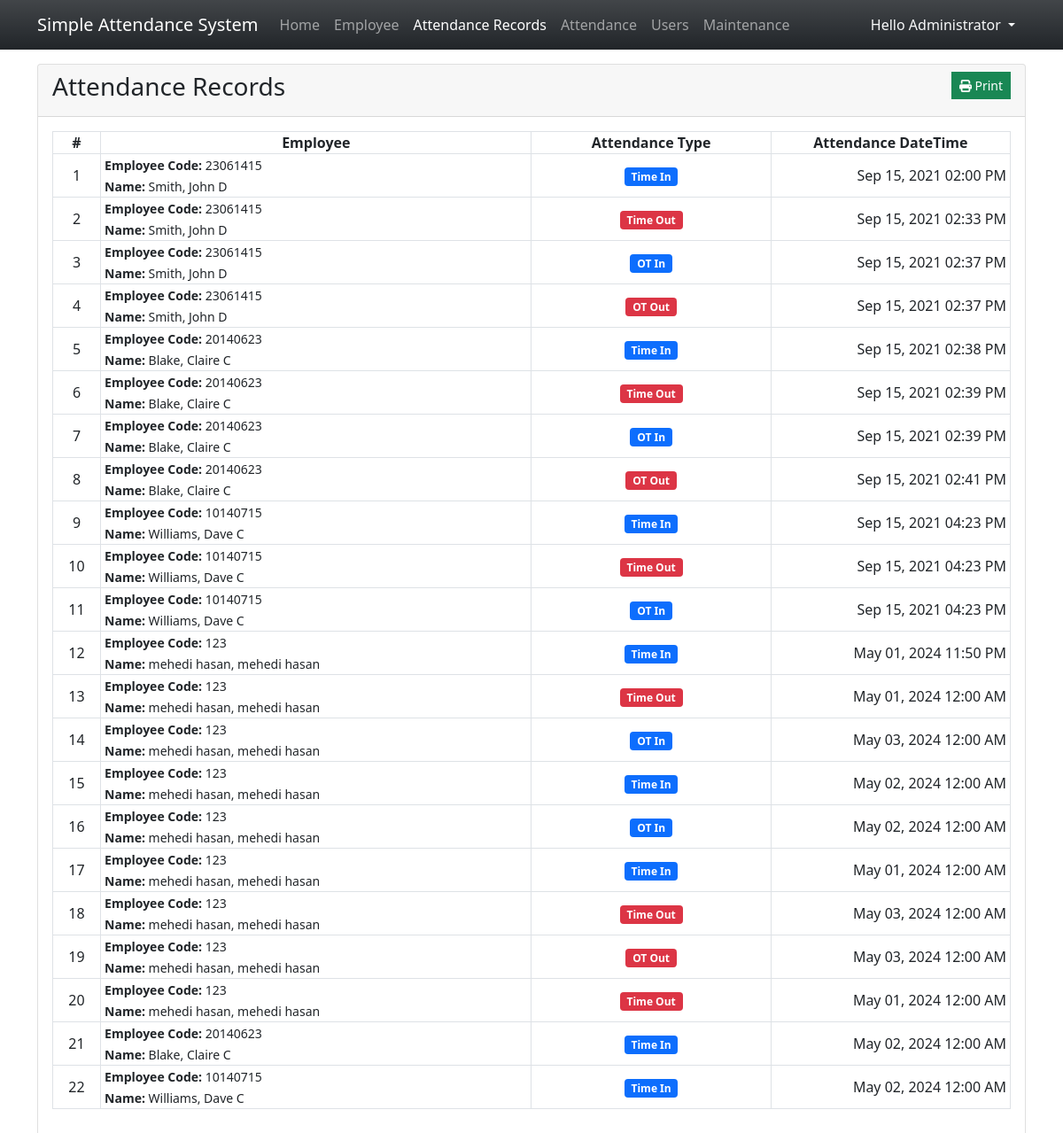
The app's page /?page=attendance_list (signed in), older data.
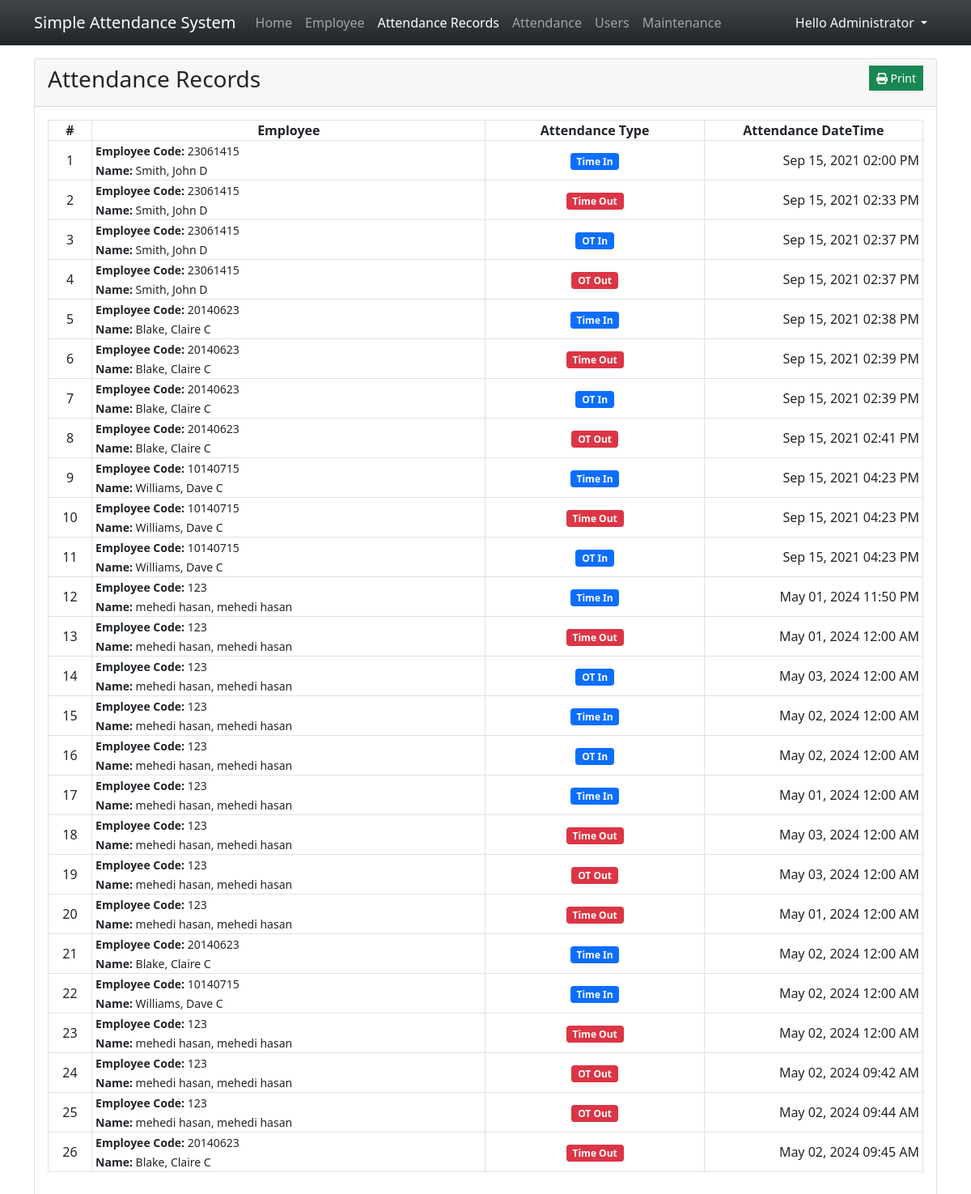
The same page, newer data.
### tables this page shows
CREATE TABLE attendance_list (
            `attendance_id` INTEGER NOT NULL PRIMARY KEY AUTOINCREMENT,
            `employee_id` TEXT NOT NULL,
            `att_type_id` TEXT NOT NULL,
            `date_created` TIMESTAMP DEFAULT CURRENT_TIMESTAMP,
            `date_updated` TIMESTAMP NULL,
            FOREIGN KEY(`employee_id`) REFERENCES `employee_list`(`employee_id`) ON DELETE CASCADE,
            FOREIGN KEY(`att_type_id`) REFERENCES `att_type_list`(`att_type_id`) ON DELETE CASCADE
        );

CREATE TABLE employee_list (
            `employee_id` INTEGER NOT NULL PRIMARY KEY AUTOINCREMENT,
            `employee_code` TEXT NOT NULL,
            `firstname` TEXT NOT NULL,
            `middlename` TEXT NULL,
            `lastname` TEXT NOT NULL,
            `gender` TEXT NOT NULL,
            `department_id` INTEGER NULL,
            `designation_id` INTEGER NULL,
            `contact` TEXT NOT NULL,
            `email` TEXT NOT NULL,
            `status` INTEGER NOT NULL DEFAULT 1,
            `date_created` TIMESTAMP DEFAULT CURRENT_TIMESTAMP,
            `date_updated` TIMESTAMP NULL,
            FOREIGN KEY(`department_id`) REFERENCES `department_list`(`department_id`) ON DELETE SET NULL,
            FOREIGN KEY(`designation_id`) REFERENCES `designation_list`(`designation_id`) ON DELETE SET NULL
        );

CREATE TABLE att_type_list (
            `att_type_id` INTEGER NOT NULL PRIMARY KEY AUTOINCREMENT,
            `name` TEXT NOT NULL,
            `status` INTEGER NOT NULL DEFAULT 1,
            `date_created` TIMESTAMP DEFAULT CURRENT_TIMESTAMP
        );

### attendance_list.php (the view, shortened to what this page needs)
<div class="card">
    <div class="card-header d-flex justify-content-between">
        <h3 class="card-title">Attendance Records</h3>
        <div class="card-tools align-middle">
            <button class="btn btn-success btn-sm py-1 rounded-0" type="button" id="print"><i class="fa fa-print"></i> Print</button>
        </div>
    </div>
    <div class="card-body">
        <table class="table table-bordered table-hover" id="att-list">
            <colgroup>
                <col width="5%">
                <col width="45%">
                <col width="25%">
                <col width="25%">
            </colgroup>
            <thead>
                <tr>
                    <th class="p-0 text-center">#</th>
                    <th class="p-0 text-center">Employee</th>
                    <th class="p-0 text-center">Attendance Type</th>
                    <th class="p-0 text-center">Attendance DateTime</th>
                </tr>
            </thead>
            <tbody>
                <?php
                $att_qry = $conn->query("SELECT a.*,t.name as tname,(e.lastname || ', ' || e.firstname || ' ' || e.middlename) as `fullname`,e.employee_code FROM `attendance_list` a inner join employee_list e on a.employee_id = e.employee_id inner join att_type_list t on a.att_type_id = t.att_type_id");
                 $i = 1;
                 while($row = $att_qry->fetchArray()):
                    $bg = "primary";
                    if(in_array($row['att_type_id'],array(2,4)))
                    $bg = "danger";
                ?>
                <tr>
                    <td class="align-middle py-0 px-1 text-center"><?php echo $i++; ?></td>
                    <td class="align-middle py-0 px-1">
                        <p class="m-0">
                            <small><b>Employee Code:</b> <?php echo $row['employee_code'] ?></small><br>
                            <small><b>Name:</b> <?php echo $row['fullname'] ?></small>
                        </p>
                    </td>
                    <td class="align-middle py-0 px-1 text-center">
                        <span class="badge bg-<?php echo $bg ?>"><?php echo $row['tname'] ?></span>
                    </td>
                    <td class="align-middle py-0 px-1 text-end"><?php echo date("M d, Y h:i A",strtotime($row['date_created']))  ?></td>
                </tr>
                <?php endwhile; ?>
            </tbody>
        </table>
    </div>
</div>

### index.php (shortened to what this page needs)
<?php
$page = isset($_GET['page']) ? $_GET['page'] : 'home';
?>
<!DOCTYPE html>
<html lang="en">
<head>
    <link rel="stylesheet" href="Font-Awesome-master/css/all.min.css">
    <link rel="stylesheet" href="css/bootstrap.min.css">
    <link rel="stylesheet" href="DataTables/datatables.min.css">
</head>
<body>
    <main>
    <nav class="navbar navbar-expand-lg navbar-dark bg-dark bg-gradient" id="topNavBar">
        <div class="container">
            <a class="navbar-brand" href="#">
            Simple Attendance System
            </a>
            <div class="collapse navbar-collapse" id="navbarNav">
                <ul class="navbar-nav">
                    <li class="nav-item">
                        <a class="nav-link <?php echo ($page == 'home')? 'active' : '' ?>" aria-current="page" href="./">Home</a>
                    </li>
                    <li class="nav-item">
                        <a class="nav-link <?php echo ($page == 'employees')? 'active' : '' ?>" aria-current="page" href="./?page=employees">Employee</a>
                    </li>
                    <li class="nav-item">
                        <a class="nav-link <?php echo ($page == 'attendance_list')? 'active' : '' ?>" href="./?page=attendance_list">Attendance Records</a>
                    </li>
                    <li class="nav-item">
                        <a class="nav-link " href="./attendance.php" target="_blank">Attendance</a>
                    </li>
                    <?php if($_SESSION['type'] == 1): ?>
                    <li class="nav-item">
                        <a class="nav-link <?php echo ($page == 'users')? 'active' : '' ?>" aria-current="page" href="./?page=users">Users</a>
                    </li>
                    <li class="nav-item">
                        <a class="nav-link" href="./?page=maintenance">Maintenance</a>
                    </li>
                    <?php endif; ?>
                </ul>
            </div>
            <div>
            <div class="dropdown">
                <button class="btn btn-secondary dropdown-toggle bg-transparent  text-light border-0" type="button" id="dropdownMenuButton1" data-bs-toggle="dropdown" aria-expanded="false">
                    Hello <?php echo $_SESSION['fullname'] ?>
                </button>
            </div>
            </div>
        </div>
    </nav>
    <div class="container py-3" id="page-container">
        <?php
            include $page.'.php';
        ?>
    </div>
    </main>
</body>
</html>

### index.php (style rules this page uses)
html,body { height:100%; width:100%; }
main { height:100%; display:flex; flex-flow:column; }
#page-container { flex: 1 1 auto; overflow:auto; }
#topNavBar { flex: 0 1 auto; }

Row changes from the older to the newer data that the page shows:
added attendance_list: employee.employee_code "123", fullname "mehedi hasan, mehedi hasan", att_type.name "Time Out", date_created "May 02, 2024 12:00 AM"
added attendance_list: employee.employee_code "123", fullname "mehedi hasan, mehedi hasan", att_type.name "OT Out", date_created "May 02, 2024 09:42 AM"
added attendance_list: employee.employee_code "123", fullname "mehedi hasan, mehedi hasan", att_type.name "OT Out", date_created "May 02, 2024 09:44 AM"
added attendance_list: employee.employee_code "20140623", fullname "Blake, Claire C", att_type.name "Time Out", date_created "May 02, 2024 09:45 AM"
